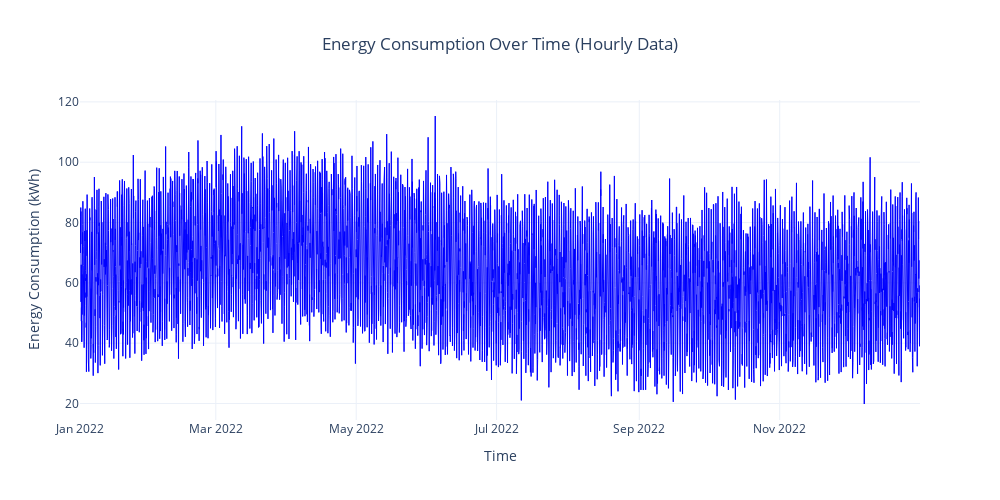

Notebook source saved alongside this figure:
### Markdown cell above
## 3. Time Series Visualization

### 3.1 Interactive Time Series Plot

### Code cell
# Create interactive plot using Plotly
fig = go.Figure()

fig.add_trace(
    go.Scatter(
        x=energy_data.index,
        y=energy_data['EnergyConsumption'],
        mode='lines',
        name='Energy Consumption',
        line=dict(color='blue', width=1)
    )
)

fig.update_layout(
    title={
        'text': "Energy Consumption Over Time (Hourly Data)",
        'x': 0.5,
        'xanchor': 'center'
    },
    xaxis_title="Time",
    yaxis_title="Energy Consumption (kWh)",
    template="plotly_white",
    width=1000,
    height=500
)

fig.show()

# Summary statistics
print(f"\nEnergy Consumption Summary:")
print(f"Mean: {energy_data['EnergyConsumption'].mean():.2f} kWh")
print(f"Std: {energy_data['EnergyConsumption'].std():.2f} kWh")
print(f"Min: {energy_data['EnergyConsumption'].min():.2f} kWh")
print(f"Max: {energy_data['EnergyConsumption'].max():.2f} kWh")
print(f"Range: {energy_data['EnergyConsumption'].max() - energy_data['EnergyConsumption'].min():.2f} kWh")

### Figure 1 — Plotly figure (JSON) as saved in the notebook; plotly's stock layout.template omitted (floating-point values rounded to 4 significant figures; data arrays with more than 128 entries replaced by an {"elided": "..."} marker saying what was removed)
{"data": [{"line": {"color": "blue", "width": 1}, "mode": "lines", "name": "Energy Consumption", "type": "scatter", "x": {"elided": "8760 str values"}, "y": {"elided": "8760 float values"}}], "layout": {"height": 500, "title": {"text": "Energy Consumption Over Time (Hourly Data)", "x": 0.5, "xanchor": "center"}, "width": 1000, "xaxis": {"title": {"text": "Time"}}, "yaxis": {"title": {"text": "Energy Consumption (kWh)"}}}}
